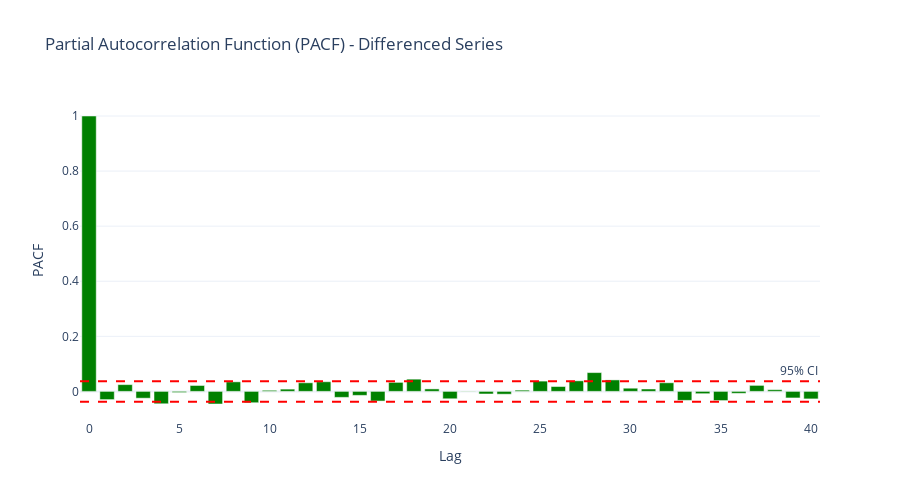

This figure's notebook cell:
### Markdown cell above
## 4. Calculate Partial Autocorrelation Function (PACF)

### Code cell
# Calculate PACF
pacf_vals = pacf(gold_diff, nlags=40, method='ywm')

# Calculate confidence interval for PACF
ci_pacf = 1.96 / np.sqrt(len(gold_diff))

# Create PACF plot
fig = go.Figure()

fig.add_trace(go.Bar(
    x=list(range(len(pacf_vals))), 
    y=pacf_vals, 
    name='PACF',
    marker=dict(color='green')
))

# Add confidence intervals
fig.add_hline(y=ci_pacf, line_dash='dash', line_color='red', annotation_text="95% CI")
fig.add_hline(y=-ci_pacf, line_dash='dash', line_color='red')

fig.update_layout(
    title="Partial Autocorrelation Function (PACF) - Differenced Series",
    xaxis_title='Lag',
    yaxis_title='PACF',
    height=500,
    template='plotly_white'
)
fig.show()

print(f"PACF Values (Lags 1-10): {pacf_vals[1:11]}")
print(f"95% Confidence Interval: ±{ci_pacf:.4f}")

# Find significant lags in PACF - this suggests AR order
significant_pacf_lags = [i for i in range(1, 21) if abs(pacf_vals[i]) > ci_pacf]
print(f"Significant lags in PACF (first 20): {significant_pacf_lags[:10]}")

print("\nInterpretation:")
print("  - PACF cuts off after lag p → AR(p) model suggested")
print(f"  - First significant PACF spike at lag {significant_pacf_lags[0] if significant_pacf_lags else 'N/A'}")
print("✓ PACF analysis complete")

### Figure 1 — Plotly figure (JSON) as saved in the notebook; plotly's stock layout.template omitted (floating-point values rounded to 4 significant figures)
{"data": [{"marker": {"color": "green"}, "name": "PACF", "type": "bar", "x": [0, 1, 2, 3, 4, 5, 6, 7, 8, 9, 10, 11, 12, 13, 14, 15, 16, 17, 18, 19, 20, 21, 22, 23, 24, 25, 26, 27, 28, 29, 30, 31, 32, 33, 34, 35, 36, 37, 38, 39, 40], "y": [1.0, -0.02979, 0.02461, -0.02473, -0.04501, -0.004181, 0.02147, -0.04577, 0.03468, -0.0412, 0.003992, 0.008298, 0.03119, 0.03505, -0.02171, -0.01448, -0.03508, 0.03274, 0.04445, 0.009009, -0.02683, -0.001269, -0.009406, -0.01022, 0.00457, 0.03738, 0.01769, 0.03839, 0.06829, 0.04165, 0.01159, 0.008707, 0.03124, -0.03263, -0.008385, -0.03337, -0.007039, 0.0218, 0.006166, -0.02381, -0.02727]}], "layout": {"annotations": [{"showarrow": false, "text": "95% CI", "x": 1, "xanchor": "right", "xref": "x domain", "y": 0.0372, "yanchor": "bottom", "yref": "y"}], "height": 500, "shapes": [{"line": {"color": "red", "dash": "dash"}, "type": "line", "x0": 0, "x1": 1, "xref": "x domain", "y0": 0.0372, "y1": 0.0372, "yref": "y"}, {"line": {"color": "red", "dash": "dash"}, "type": "line", "x0": 0, "x1": 1, "xref": "x domain", "y0": -0.0372, "y1": -0.0372, "yref": "y"}], "title": {"text": "Partial Autocorrelation Function (PACF) - Differenced Series"}, "xaxis": {"title": {"text": "Lag"}}, "yaxis": {"title": {"text": "PACF"}}}}
